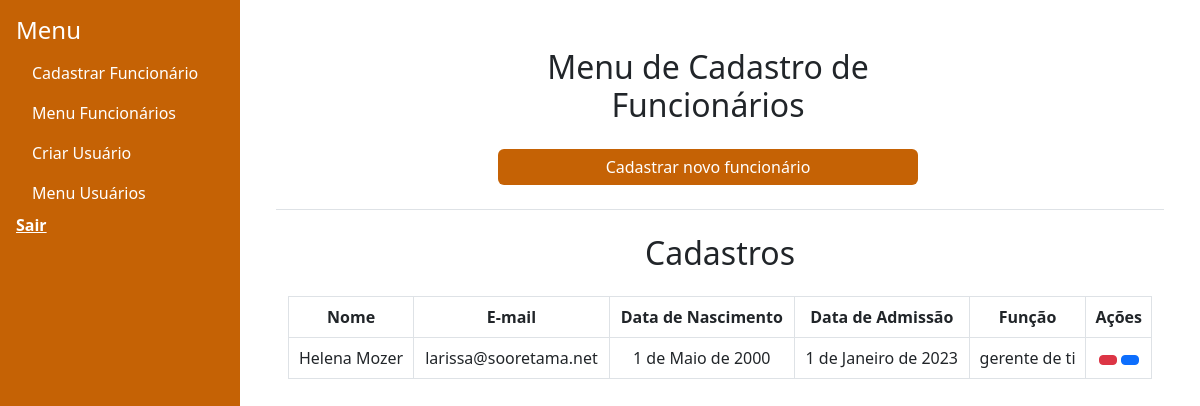
/funcionarios/menu-cadastros/, run on an earlier commit of the app's database.
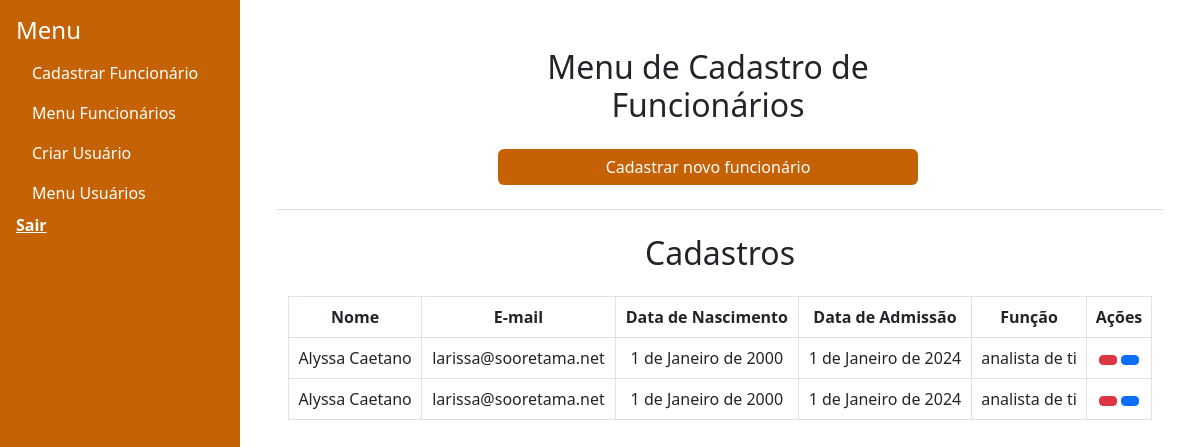
And on a later commit of the database.
### funcionarios/models.py (models this page shows)
class Funcionario(models.Model):
    nome = models.CharField(max_length=100,  unique=True)
    email= models.EmailField()
    data_nascimento = models.DateField()
    foto = models.ImageField(upload_to='foto/' , blank=True, null=True)
    arquivo_pdf = models.FileField(upload_to='pdf/' , blank=True, null=True)
    cbo = models.AutoField(primary_key=True)
    funcao = models.CharField(max_length=100, null=True)
    data_admissao = models.DateField(null=True, blank=True, default=timezone.now)
    id_tarefa_mail = models.CharField(max_length=255, null=True, blank=True)
    def __str__(self):
        return self.nome
    class Meta:
        permissions = [
            ("cadastrar_funcionarios", "Pode cadastrar funcionários")
        ]

### funcionarios/views.py (the view)
# urls.py: path('menu-cadastros/', views.menu_cadastros, name='menu_cadastros'),
def menu_cadastros(request):
    funcionarios = Funcionario.objects.all().order_by('data_admissao')
    print(funcionarios)
    logging.info(funcionarios)
    return render(request, 'funcionarios/cadastros.html', {'funcionarios' : funcionarios})

### funcionarios/templates/funcionarios/cadastros.html (shortened to what this page needs)
{% extends "funcionarios/base.html" %}
        {% block content %}
        <div class="container text-center align-items-center min-vh-100">
        <div class="col-lg-6 col-md-8 col-sm-12 mx-auto">
            <div class="container mt-4">
                <div class="row w-100">
                    <h2 class="text-center mb-4">Menu de Cadastro de Funcionários</h2>
                    <a
                    href="{% url 'funcionarios:cadastrar_funcionarios' %}"
                    class="btn btn-primary text-center"
                    id="botao_novo_cadastro"
                    style="background-color:#c56205 !important; border: #b85c07;">Cadastrar novo funcionário</a>
                </div>
            </div>
        </div>
        <div class="my-4 border-top mt-4"></div>
        <div class="container mt-4">
            <h2 class="text-center mt-2"> Cadastros</h2>
            <div class="table-responsive mt-4">
                <form id="actionForm" method="POST" action="{% url 'funcionarios:menu_cadastros' %}">
                    <table class="table table-bordered">
                        <thead>
                            <tr>
                                <th>Nome</th>
                                <th>E-mail</th>
                                <th>Data de Nascimento</th>
                                <th>Data de Admissão</th>
                                <th>Função</th>
                                <th>Ações</th>
                            </tr>
                        </thead>
                        <tbody>
                            {% for funcionario in funcionarios %}
                            <tr>
                                <td>{{ funcionario.nome|default:"Não informado" }}</td>
                                <td>{{ funcionario.email|default:"Não informado" }}</td>
                                <td>{{ funcionario.data_nascimento|default:"Não informado" }}</td>
                                <td>{{ funcionario.data_admissao|default:"Não informado" }}</td>
                                <td>{{ funcionario.funcao|default:"Não informado" }}</td>
                                <td>
                                    <button type="button"
                                        class="btn btn-danger btn-sm confirm-exclusao"
                                        data-bs-toggle="modal"
                                        data-bs-target="#confirmDeleteModal{{ funcionario.cbo }}"
                                        title="Excluir">
                                    </button>
                                    <a href="{% url 'funcionarios:editar_funcionarios' funcionario.cbo %}"
                                        class="btn btn-primary btn-sm align-items-center custom-button"
                                        title="Editar">
                                    </a>
                                </td>
                            </tr>
                            {% empty %}
                            <tr>
                                <td colspan="7" class="text-center">Nenhum funcionário cadastrado</td>
                            </tr>
                            {% endfor %}
                        </tbody>
                    </table>
                </form>
            </div>
        </div>
    </div>
    {% endblock %}

What changed in the data, as far as the page shows it:
changed Funcionario (number 1 of 2 on the later page): nome "Helena Mozer" → "Alyssa Caetano"; data_nascimento "1 de Maio de 2000" → "1 de Janeiro de 2000"; data_admissao "1 de Janeiro de 2023" → "1 de Janeiro de 2024"; funcao "gerente de ti" → "analista de ti"
added Funcionario: nome "Alyssa Caetano", email "larissa@sooretama.net", data_nascimento "1 de Janeiro de 2000", data_admissao "1 de Janeiro de 2024", funcao "analista de ti"
